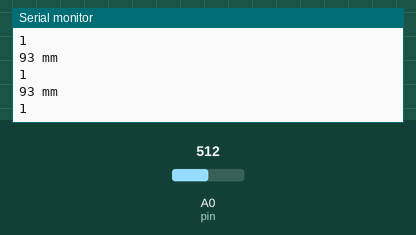
This sketch was run on a simulated Arduino Uno, built with avr-gcc and run on an emulated ATmega328P. Shown: the last lines printed to the serial monitor. Inputs (shaded band) come from the test bench; at power-on: A0 (pin) = 512.

Above: at 1.3 s.
1.4 s: A0 (pin) set to 716
At 1.81 s:
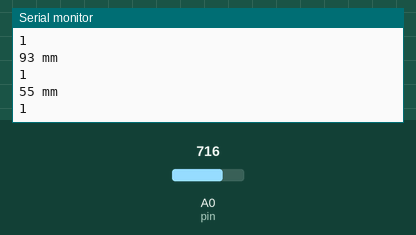
2.9 s: A0 (pin) set to 900
At 3.31 s:
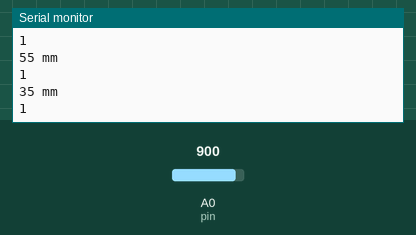
Timing chart, 0 to 5.9 s (numbered marks = the images above; inputs shaded):
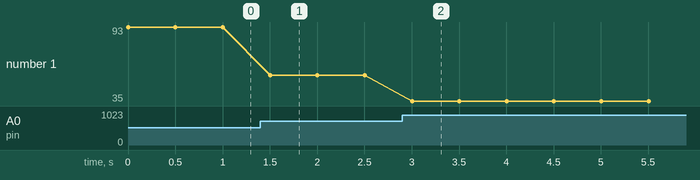

The sketch:

OpticDis.ino
```cpp
 // ~170 ~760

#define pin A0

void setup () {
        Serial.begin (9600);
        pinMode (pin, INPUT);
}

void loop () {
        uint16_t value = analogRead (pin);
        uint16_t range = get_gp2d12 (value);
        //Serial.println (value);
        Serial.print (range);
        Serial.println (" mm");
        //Serial.println ();
        if (range < 200){
          Serial.println(1);
        }else{
          Serial.println(0);
        }
        delay (500);
}

//return distance (mm)
uint16_t get_gp2d12 (uint16_t value) {
        if (value < 30)
                value = 30;
        return ((67870.0 / (value - 3.0)) - 40.0);
}

/******** end code ********/
```

Measured:
- after the input at 1.4 s, the serial monitor: prints a new line after 0.10 s (image 1)
- after the input at 2.9 s, the serial monitor: prints a new line after 0.10 s (image 2)
- plotted number 1: 93 → 55 after the input at 1.4 s, 55 → 35 after the input at 2.9 s
